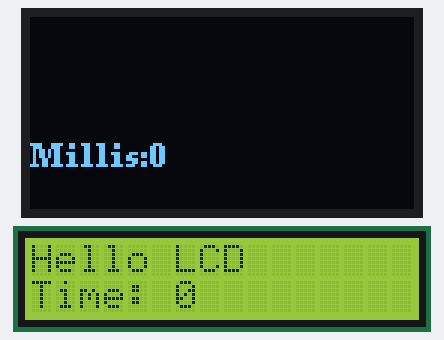
This sketch was run on a simulated Arduino Uno, built with avr-gcc and run on an emulated ATmega328P. On the bench: 128×64 one-colour display, 16×2 character LCD.

Above: at 0.2 s.
At 3.5 s:
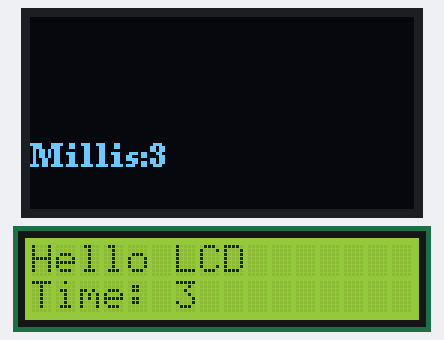
At 9.5 s:
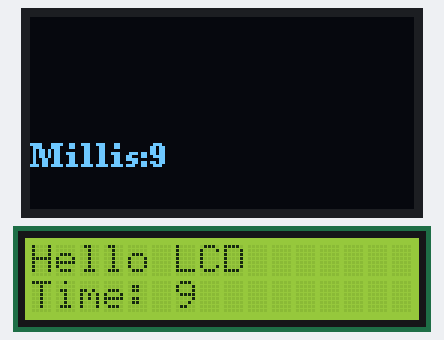
At 18.3 s:
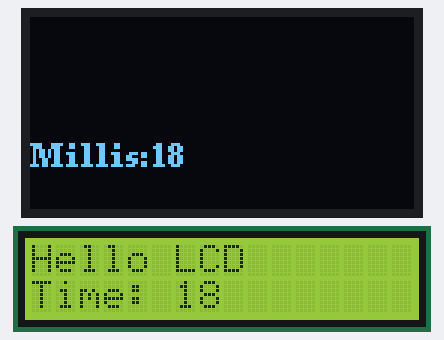
At 28.2 s:
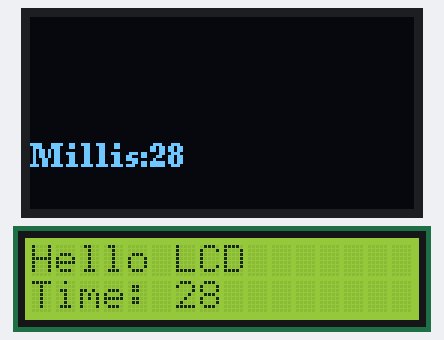
At 37.5 s:
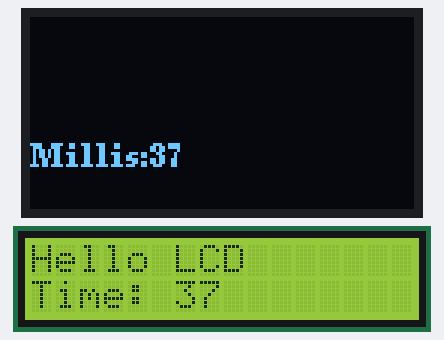

Measured:
- what the display in image 0 shows lasts 1.1 s, from 0.2 s to 1.3 s

The sketch:

Testing_Dual_LCD.ino
```cpp
#include <Wire.h>
#include <U8g2lib.h>
#include <LiquidCrystal_I2C.h>
// OLED with U8g2 (SSD1306 128x64 I2C)
U8G2_SSD1306_128X64_NONAME_F_HW_I2C oled(U8G2_R0);

// 16x2 I²C LCD (change address if needed)
LiquidCrystal_I2C lcd(0x27, 16, 2);
void setup() {
  Serial.begin(115200);
  Wire.begin();  // Shared I²C bus

  oled.begin();  // OLED init
  lcd.begin();   // LCD init
  lcd.backlight();  // Enable LCD backlight

  // Test output
  lcd.setCursor(0, 0);
  lcd.print("Hello LCD");

  oled.clearBuffer();
  oled.setFont(u8g2_font_ncenB08_tr);
  oled.drawStr(0, 24, "Hello OLED");
  oled.sendBuffer();
}
void loop() {
  lcd.setCursor(0, 1);
  lcd.print("Time: ");
  lcd.print(millis() / 1000);

  oled.clearBuffer();
  oled.setCursor(0, 50);
  oled.print("Millis:");
  oled.print(millis() / 1000);
  oled.sendBuffer();

  delay(500);
}
```
